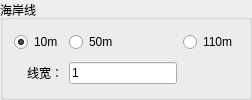
          <widget class="QGroupBox" name="groupBox_2">
           <property name="title">
            <string>海岸线</string>
           </property>
           <layout class="QGridLayout" name="gridLayout">
            <property name="topMargin">
             <number>5</number>
            </property>
            <property name="bottomMargin">
             <number>5</number>
            </property>
            <property name="verticalSpacing">
             <number>3</number>
            </property>
            <item row="0" column="0">
             <widget class="QRadioButton" name="radioButton">
              <property name="text">
               <string>10m</string>
              </property>
              <property name="checked">
               <bool>true</bool>
              </property>
             </widget>
            </item>
            <item row="0" column="2">
             <widget class="QRadioButton" name="radioButton_3">
              <property name="text">
               <string>110m</string>
              </property>
             </widget>
            </item>
            <item row="0" column="1">
             <widget class="QRadioButton" name="radioButton_2">
              <property name="text">
               <string>50m</string>
              </property>
              <property name="checked">
               <bool>false</bool>
              </property>
             </widget>
            </item>
            <item row="1" column="0">
             <widget class="QLabel" name="label_18">
              <property name="text">
               <string>线宽：</string>
              </property>
              <property name="alignment">
               <set>Qt::AlignRight|Qt::AlignTrailing|Qt::AlignVCenter</set>
              </property>
             </widget>
            </item>
            <item row="1" column="1">
             <widget class="QLineEdit" name="lineEdit_12">
              <property name="maximumSize">
               <size>
                <width>150</width>
                <height>16777215</height>
               </size>
              </property>
              <property name="text">
               <string>1</string>
              </property>
             </widget>
            </item>
           </layout>
          </widget>
